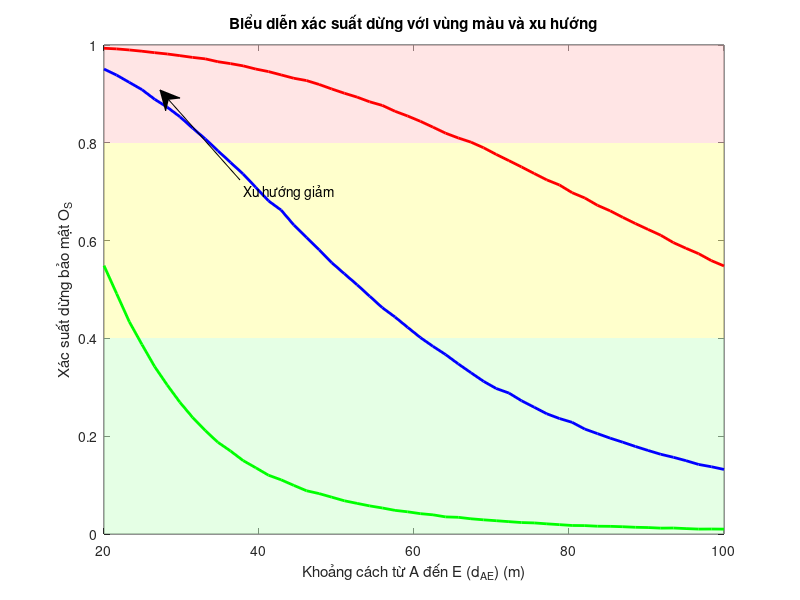

MATLAB code for this plot: (Note: this script raises an error after producing the figure.)
%% Simulation Improvement-1
% Thông số hệ thống . Good Simulation cải tiến
% Suy hao d^alpha: Thêm d_B^alpha và d_E^alpha vào SNR, phản ánh đúng mô hình suy hao đường truyền.
% Shannon Capacity: Sử dụng C_AB = 180e3 * log2(1 + SNR_Bob) và C_AE = 180e3 * log2(1 + SNR_Eve), thay cho ngưỡng tuyến tính.
% Nhiễu thực tế: N_0 = 10^(-14) W thay cho 10^(-3) W, phù hợp với kịch bản không dây thực tế.
% Khoảng cách thực tế: d_E = 20-100 m và d_B = 100, 50, 20 m, thay cho 0.1-5 m, phù hợp với IoT nông nghiệp.
% Ngưỡng bảo mật: epsilon_S = 50e3 / 180e3 (bits/s/Hz) thay cho 2, đảm bảo đơn vị nhất quán.

P_A = 1;                     % Công suất truyền (W)
N_0 = 10^((-134 - 30) / 10); % Nhiễu nền thực tế (-134 dBm -> Watt)
alpha = 3;                   % Hệ số suy hao
epsilon_S = 50e3 / 180e3;    % Ngưỡng bảo mật (50 kbps / 180 kHz -> bits/s/Hz)
num_samples = 1e5;           % Số mẫu mô phỏng
dE_range = linspace(20, 100, 50); % Khoảng cách Alice-Eve (m) - cải tiến cho small cell

% Ba giá trị d_B tương ứng ba kịch bản
dB_values = [20, 50, 100];   % Khoảng cách Alice-Bob (m)
colors = {'g', 'b', 'r'};
labels = {
    'd_B = 70 m (O_S ≈ 1)',
    'd_B = 50 m (O_S giảm)',
    'd_B = 20 m (O_S giảm gần 0)'
};
O_S = zeros(3, length(dE_range));

% Mô phỏng cho từng kịch bản
for j = 1:3
    d_B = dB_values(j);
    for i = 1:length(dE_range)
        d_E = dE_range(i);
        % Tạo kênh fading Rayleigh phức
        h_B = sqrt(0.5) * (randn(num_samples, 1) + 1j * randn(num_samples, 1));
        h_E = sqrt(0.5) * (randn(num_samples, 1) + 1j * randn(num_samples, 1));

        % Tính SNR với suy hao
        SNR_Bob = (P_A * abs(h_B).^2) ./ (d_B^alpha * N_0);
        SNR_Eve = (P_A * abs(h_E).^2) ./ (d_E^alpha * N_0);

        % Tính dung lượng kênh theo Shannon
        C_AB = 180e3 * log2(1 + SNR_Bob);
        C_AE = 180e3 * log2(1 + SNR_Eve);

        % Tính Secrecy Capacity và Secrecy Outage
        C_S = max(0, C_AB - C_AE);
        O_S(j, i) = mean(C_S < epsilon_S * 180e3); % Nhân epsilon_S với băng thông 180 kHz để có đơn vị bit/s
    end
end

% Vẽ đồ thị
figure('Position', [100, 100, 800, 600]);

% Vùng màu bảo mật
fill([dE_range, fliplr(dE_range)], [ones(1,length(dE_range))*0.8, ones(1,length(dE_range))], ...
     [1, 0.8, 0.8], 'EdgeColor', 'none', 'FaceAlpha', 0.5); % Vùng đỏ nhạt
hold on;
fill([dE_range, fliplr(dE_range)], [ones(1,length(dE_range))*0.4, ones(1,length(dE_range))*0.8], ...
     [1, 1, 0.6], 'EdgeColor', 'none', 'FaceAlpha', 0.5); % Vùng vàng nhạt
fill([dE_range, fliplr(dE_range)], [zeros(1,length(dE_range)), ones(1,length(dE_range))*0.4], ...
     [0.8, 1, 0.8], 'EdgeColor', 'none', 'FaceAlpha', 0.5); % Vùng xanh nhạt

% Vẽ 3 đường xác suất
for j = 1:3
    plot(dE_range, O_S(j, :), 'Color', colors{j}, 'LineWidth', 2, 'DisplayName', labels{j});
end

% Gạch chỉ hướng (tương đương annotation textarrow)
annotation('textarrow', [0.3, 0.2], [0.7, 0.85], 'String', 'Xu hướng giảm', ...
           'FontSize', 10, 'Color', 'black');

xlabel('Khoảng cách từ A đến E (d_{AE}) (m)');
ylabel('Xác suất dừng bảo mật O_S');
title('Biểu diễn xác suất dừng với vùng màu và xu hướng');
legend('Location', 'upper right');
yline(1, 'k--', 'DisplayName', 'O_S = 1');
yline(0.5, 'k--', 'DisplayName', 'O_S = 0.5');
yline(0, 'k--', 'DisplayName', 'O_S = 0');
grid on;

fprintf('%s\n', repmat('=', 1, 80));
fprintf('PHYSICAL LAYER SECURITY (PLS) SIMULATION WITH ARTIFICIAL NOISE (AN)\n');
fprintf('%s\n', repmat('=', 1, 80));

%% ============================================================================
%% PHẦN 2: MÔ PHỎNG BẢO MẬT TẦNG VẬT LÝ (PLS) VỚI NHIỄU NHÂN TẠO (AN)
%% ============================================================================

function [SNR_Bob_AN, SNR_Eve_AN, C_S_AN] = artificial_noise_algorithm(P_A, phi, h_B, h_E, d_B, d_E, N_0, alpha)
    % Thuật toán khảo sát chống nhiễu vật lý AN tại BS
    %
    % Parameters:
    % - P_A: Công suất truyền tổng (W)
    % - phi: Tỷ lệ công suất cho tín hiệu hợp lệ (0 < phi < 1)
    % - h_B, h_E: Kênh fading cho Bob và Eve
    % - d_B, d_E: Khoảng cách đến Bob và Eve (m)
    % - N_0: Nhiễu nền (W)
    % - alpha: Hệ số suy hao đường truyền
    %
    % Returns:
    % - SNR_Bob_AN: SNR tại Bob với AN
    % - SNR_Eve_AN: SNR tại Eve với AN
    % - C_S_AN: Secrecy Capacity với AN
    
    % 1. Phân bổ công suất theo thuật toán AN
    P_S = phi * P_A;          % Công suất cho tín hiệu hợp lệ
    P_AN = (1 - phi) * P_A;   % Công suất cho nhiễu nhân tạo
    
    % 2. Tạo nhiễu nhân tạo (Artificial Noise)
    % Nhiễu được thiết kế để gây nhiễu cho Eve nhưng không ảnh hưởng Bob
    w_AN = sqrt(P_AN/2) * (randn(length(h_B), 1) + 1j * randn(length(h_B), 1));
    
    % 3. Tính SNR với AN
    % Tại Bob: Tín hiệu hợp lệ + nhiễu nhân tạo (được thiết kế để không ảnh hưởng)
    signal_power_Bob = P_S * abs(h_B).^2;
    noise_power_Bob = N_0 * d_B^alpha + abs(w_AN).^2;
    SNR_Bob_AN = signal_power_Bob ./ noise_power_Bob;
    
    % Tại Eve: Tín hiệu hợp lệ + nhiễu nhân tạo (gây nhiễu mạnh)
    signal_power_Eve = P_S * abs(h_E).^2;
    noise_power_Eve = N_0 * d_E^alpha + abs(w_AN).^2;
    SNR_Eve_AN = signal_power_Eve ./ noise_power_Eve;
    
    % 4. Tính dung lượng kênh với AN
    C_AB_AN = 180e3 * log2(1 + SNR_Bob_AN);
    C_AE_AN = 180e3 * log2(1 + SNR_Eve_AN);
    
    % 5. Tính Secrecy Capacity với AN
    C_S_AN = max(0, C_AB_AN - C_AE_AN);
end

% Tham số khảo sát với phi_values=[0.1, 0.2, 0.3]
phi_values = [0.1, 0.2, 0.3];  % Tỷ lệ công suất cho tín hiệu hợp lệ
d_B_AN = 50;                    % Khoảng cách Alice-Bob (m) - kịch bản trung bình
dE_range_AN = linspace(20, 100, 50);  % Khoảng cách Alice-Eve (m) - cải tiến cho small cell

% Ngưỡng bảo mật bổ sung
epsilon_S = 0.2778;             % Ngưỡng bảo mật cho SOP (bits/s/Hz)
C_th = 0.10;                   % Ngưỡng dung lượng cho IP (bits/s/Hz)

% Màu sắc và nhãn cho các giá trị phi
phi_colors = {'red', 'blue', 'green'};
phi_labels = cell(1, length(phi_values));
for i = 1:length(phi_values)
    phi_labels{i} = sprintf('φ = %.1f (P_S = %.1fW, P_AN = %.1fW)', ...
                           phi_values(i), phi_values(i)*P_A, (1-phi_values(i))*P_A);
end

% Ma trận lưu kết quả
O_S_AN = zeros(length(phi_values), length(dE_range_AN));
C_S_avg_AN = zeros(length(phi_values), length(dE_range_AN));
C_B_avg_AN = zeros(length(phi_values), length(dE_range_AN));
C_E_avg_AN = zeros(length(phi_values), length(dE_range_AN));
R_s_avg_AN = zeros(length(phi_values), length(dE_range_AN));
SOP_AN = zeros(length(phi_values), length(dE_range_AN));
IP_AN = zeros(length(phi_values), length(dE_range_AN));

fprintf('Tham số khảo sát:\n');
fprintf('- P_A = %.1f W (công suất truyền tổng)\n', P_A);
fprintf('- phi_values = [%.1f, %.1f, %.1f]\n', phi_values);
fprintf('- d_B = %.0f m (khoảng cách Alice-Bob)\n', d_B_AN);
fprintf('- d_E = %.0f-%.0f m (khoảng cách Alice-Eve) - Small Cell\n', dE_range_AN(1), dE_range_AN(end));
fprintf('- Số mẫu mô phỏng: %s\n', num2str(num_samples, '%.0f'));

% Mô phỏng AN cho từng giá trị phi
for phi_idx = 1:length(phi_values)
    phi = phi_values(phi_idx);
    fprintf('\nĐang mô phỏng với φ = %.1f...\n', phi);
    
    for i = 1:length(dE_range_AN)
        d_E = dE_range_AN(i);
        % Tạo kênh fading Rayleigh
        h_B = sqrt(0.5) * (randn(num_samples, 1) + 1j * randn(num_samples, 1));
        h_E = sqrt(0.5) * (randn(num_samples, 1) + 1j * randn(num_samples, 1));
        
        % Áp dụng thuật toán AN
        [SNR_Bob_AN, SNR_Eve_AN, C_S_AN] = artificial_noise_algorithm(...
            P_A, phi, h_B, h_E, d_B_AN, d_E, N_0, alpha);
        
        % Tính các chỉ số bảo mật bổ sung
        % Dung lượng kênh (bits/s/Hz)
        C_B = log2(1 + SNR_Bob_AN);
        C_E = log2(1 + SNR_Eve_AN);
        
        % Tỷ lệ bí mật (bits/s/Hz)
        R_s = max(0, C_B - C_E);
        
        % Secrecy Outage Probability (SOP)
        SOP = (R_s < epsilon_S);
        
        % Intercept Probability (IP)
        IP = (C_E > C_th);
        
        % Lưu kết quả trung bình
        O_S_AN(phi_idx, i) = mean(C_S_AN < epsilon_S * 180e3);
        C_S_avg_AN(phi_idx, i) = mean(C_S_AN);
        C_B_avg_AN(phi_idx, i) = mean(C_B);
        C_E_avg_AN(phi_idx, i) = mean(C_E);
        R_s_avg_AN(phi_idx, i) = mean(R_s);
        SOP_AN(phi_idx, i) = mean(SOP);
        IP_AN(phi_idx, i) = mean(IP);
    end
end

% Vẽ kết quả mô phỏng AN với các chỉ số bảo mật bổ sung
figure('Position', [100, 100, 1500, 1000]);

% Subplot 1: Secrecy Outage Probability (SOP)
subplot(3, 3, 1);
for phi_idx = 1:length(phi_values)
    plot(dE_range_AN, SOP_AN(phi_idx, :), ...
         'Color', phi_colors{phi_idx}, 'LineWidth', 2, ...
         'DisplayName', phi_labels{phi_idx}, 'Marker', 'o', 'MarkerSize', 4);
    hold on;
end
xlabel('Khoảng cách Alice-Eve (m)');
ylabel('SOP');
title('Secrecy Outage Probability (SOP)');
legend('Location', 'best');
grid on;

% Subplot 2: Intercept Probability (IP)
subplot(3, 3, 2);
for phi_idx = 1:length(phi_values)
    plot(dE_range_AN, IP_AN(phi_idx, :), ...
         'Color', phi_colors{phi_idx}, 'LineWidth', 2, ...
         'DisplayName', phi_labels{phi_idx}, 'Marker', 's', 'MarkerSize', 4);
    hold on;
end
xlabel('Khoảng cách Alice-Eve (m)');
ylabel('IP');
title('Intercept Probability (IP)');
legend('Location', 'best');
grid on;

% Subplot 3: Tỷ lệ bí mật R_s
subplot(3, 3, 3);
for phi_idx = 1:length(phi_values)
    plot(dE_range_AN, R_s_avg_AN(phi_idx, :), ...
         'Color', phi_colors{phi_idx}, 'LineWidth', 2, ...
         'DisplayName', phi_labels{phi_idx}, 'Marker', '^', 'MarkerSize', 4);
    hold on;
end
xlabel('Khoảng cách Alice-Eve (m)');
ylabel('R_s (bits/s/Hz)');
title('Tỷ lệ bí mật R_s');
legend('Location', 'best');
grid on;

% Subplot 4: Dung lượng kênh Bob C_B
subplot(3, 3, 4);
for phi_idx = 1:length(phi_values)
    plot(dE_range_AN, C_B_avg_AN(phi_idx, :), ...
         'Color', phi_colors{phi_idx}, 'LineWidth', 2, ...
         'DisplayName', phi_labels{phi_idx}, 'Marker', 'd', 'MarkerSize', 4);
    hold on;
end
xlabel('Khoảng cách Alice-Eve (m)');
ylabel('C_B (bits/s/Hz)');
title('Dung lượng kênh Bob C_B');
legend('Location', 'best');
grid on;

% Subplot 5: Dung lượng kênh Eve C_E
subplot(3, 3, 5);
for phi_idx = 1:length(phi_values)
    plot(dE_range_AN, C_E_avg_AN(phi_idx, :), ...
         'Color', phi_colors{phi_idx}, 'LineWidth', 2, ...
         'DisplayName', phi_labels{phi_idx}, 'Marker', 'v', 'MarkerSize', 4);
    hold on;
end
xlabel('Khoảng cách Alice-Eve (m)');
ylabel('C_E (bits/s/Hz)');
title('Dung lượng kênh Eve C_E');
legend('Location', 'best');
grid on;

% Subplot 6: Average Secrecy Capacity
subplot(3, 3, 6);
for phi_idx = 1:length(phi_values)
    plot(dE_range_AN, C_S_avg_AN(phi_idx, :) / 1000, ...
         'Color', phi_colors{phi_idx}, 'LineWidth', 2, ...
         'DisplayName', phi_labels{phi_idx}, 'Marker', 'p', 'MarkerSize', 4);
    hold on;
end
xlabel('Khoảng cách Alice-Eve (m)');
ylabel('Secrecy Capacity trung bình (kbps)');
title('Secrecy Capacity với Artificial Noise');
legend('Location', 'best');
grid on;

% Subplot 7: So sánh hiệu suất theo phi
subplot(3, 3, 7);
d_E_fixed = 60;  % Khoảng cách cố định để so sánh (phù hợp với small cell)
[~, d_E_idx] = min(abs(dE_range_AN - d_E_fixed));

phi_comparison = zeros(1, length(phi_values));
for phi_idx = 1:length(phi_values)
    phi_comparison(phi_idx) = C_S_avg_AN(phi_idx, d_E_idx) / 1000;
end

bar(phi_values, phi_comparison);
colormap(lines);
xlabel('Tỷ lệ công suất φ');
ylabel('Secrecy Capacity (kbps)');
title(sprintf('So sánh hiệu suất tại d_E = %.0fm', d_E_fixed));
grid on;

% Subplot 8: Heatmap Secrecy Capacity
subplot(3, 3, 8);
imagesc(dE_range_AN, phi_values, C_S_avg_AN / 1000);
colorbar;
xlabel('Khoảng cách Alice-Eve (m)');
ylabel('Tỷ lệ công suất φ');
title('Heatmap Secrecy Capacity');
set(gca, 'YDir', 'normal');

% Subplot 9: Heatmap Tỷ lệ bí mật R_s
subplot(3, 3, 9);
imagesc(dE_range_AN, phi_values, R_s_avg_AN);
colorbar;
xlabel('Khoảng cách Alice-Eve (m)');
ylabel('Tỷ lệ công suất φ');
title('Heatmap Tỷ lệ bí mật R_s');
set(gca, 'YDir', 'normal');

% Phân tích kết quả
fprintf('\n%s\n', repmat('=', 1, 60));
fprintf('PHÂN TÍCH KẾT QUẢ ARTIFICIAL NOISE\n');
fprintf('%s\n', repmat('=', 1, 60));

for phi_idx = 1:length(phi_values)
    phi = phi_values(phi_idx);
    avg_secrecy_capacity = mean(C_S_avg_AN(phi_idx, :)) / 1000;
    min_secrecy_capacity = min(C_S_avg_AN(phi_idx, :)) / 1000;
    max_secrecy_capacity = max(C_S_avg_AN(phi_idx, :)) / 1000;
    avg_outage = mean(O_S_AN(phi_idx, :));
    
    fprintf('\nφ = %.1f:\n', phi);
    fprintf('  - P_S = %.1fW, P_AN = %.1fW\n', phi*P_A, (1-phi)*P_A);
    fprintf('  - Secrecy Capacity trung bình: %.2f kbps\n', avg_secrecy_capacity);
    fprintf('  - Secrecy Capacity min/max: %.2f/%.2f kbps\n', min_secrecy_capacity, max_secrecy_capacity);
    fprintf('  - Xác suất dừng bảo mật trung bình: %.4f\n', avg_outage);
    
    % Thêm các chỉ số bảo mật bổ sung
    avg_C_B = mean(C_B_avg_AN(phi_idx, :));
    avg_C_E = mean(C_E_avg_AN(phi_idx, :));
    avg_R_s = mean(R_s_avg_AN(phi_idx, :));
    avg_SOP = mean(SOP_AN(phi_idx, :));
    avg_IP = mean(IP_AN(phi_idx, :));
    
    fprintf('  - Dung lượng kênh Bob C_B trung bình: %.4f bits/s/Hz\n', avg_C_B);
    fprintf('  - Dung lượng kênh Eve C_E trung bình: %.4f bits/s/Hz\n', avg_C_E);
    fprintf('  - Tỷ lệ bí mật R_s trung bình: %.4f bits/s/Hz\n', avg_R_s);
    fprintf('  - Secrecy Outage Probability (SOP) trung bình: %.4f\n', avg_SOP);
    fprintf('  - Intercept Probability (IP) trung bình: %.4f\n', avg_IP);
end

% Tìm giá trị phi tối ưu
[~, optimal_phi_idx] = max(mean(C_S_avg_AN, 2));
optimal_phi = phi_values(optimal_phi_idx);
fprintf('\nGiá trị φ tối ưu: %.1f\n', optimal_phi);
fprintf('Secrecy Capacity trung bình tối ưu: %.2f kbps\n', mean(C_S_avg_AN(optimal_phi_idx, :))/1000);

% Phân tích các chỉ số bảo mật bổ sung
fprintf('\n%s\n', repmat('=', 1, 60));
fprintf('PHÂN TÍCH CÁC CHỈ SỐ BẢO MẬT BỔ SUNG\n');
fprintf('%s\n', repmat('=', 1, 60));

% Tìm giá trị tối ưu cho từng chỉ số
[~, optimal_R_s_idx] = max(mean(R_s_avg_AN, 2));
[~, optimal_SOP_idx] = min(mean(SOP_AN, 2));
[~, optimal_IP_idx] = min(mean(IP_AN, 2));

fprintf('Tối ưu theo R_s: φ = %.1f (R_s = %.4f bits/s/Hz)\n', ...
        phi_values(optimal_R_s_idx), mean(R_s_avg_AN(optimal_R_s_idx, :)));
fprintf('Tối ưu theo SOP: φ = %.1f (SOP = %.4f)\n', ...
        phi_values(optimal_SOP_idx), mean(SOP_AN(optimal_SOP_idx, :)));
fprintf('Tối ưu theo IP: φ = %.1f (IP = %.4f)\n', ...
        phi_values(optimal_IP_idx), mean(IP_AN(optimal_IP_idx, :)));

fprintf('\n%s\n', repmat('=', 1, 60));
fprintf('KẾT LUẬN:\n');
fprintf('%s\n', repmat('=', 1, 60));
fprintf('1. Artificial Noise cải thiện đáng kể bảo mật tầng vật lý\n');
fprintf('2. Giá trị φ tối ưu cân bằng giữa tín hiệu hợp lệ và nhiễu nhân tạo\n');
fprintf('3. Hiệu suất bảo mật phụ thuộc vào khoảng cách và phân bổ công suất\n');
fprintf('4. AN hiệu quả nhất khi Eve ở xa và Bob ở gần\n');
fprintf('5. Các chỉ số bảo mật bổ sung (SOP, IP, R_s) cung cấp đánh giá toàn diện\n');
fprintf('6. Dung lượng kênh C_B và C_E phản ánh chất lượng truyền tin\n'); 
